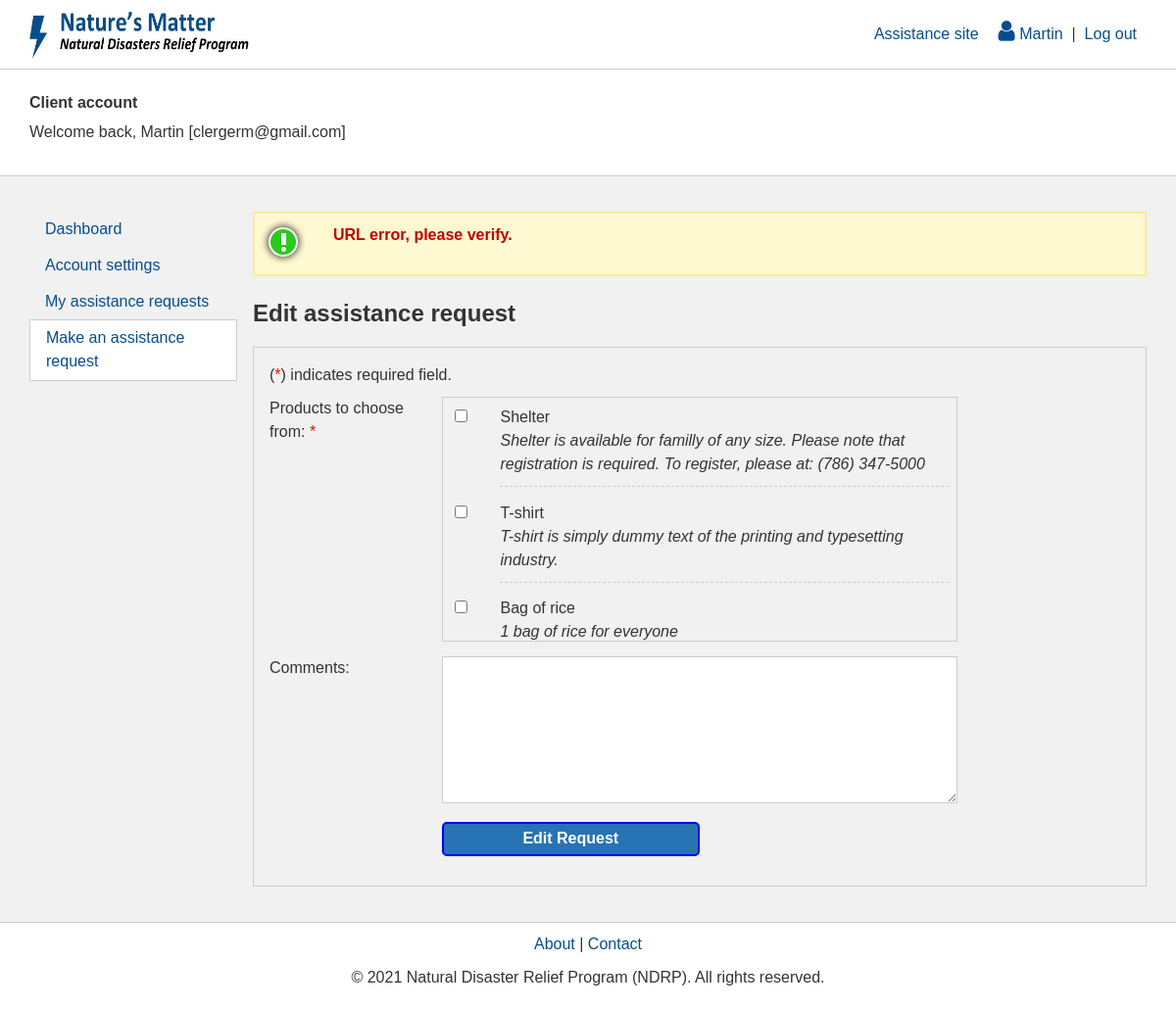
The page /account/assistance/edit-assistance-request.php (signed in) on the database its author committed.
### tables this page shows
CREATE TABLE `product` (
  `prod_id` int(11) NOT NULL,
  `prod_name` varchar(160) NOT NULL,
  `prod_desc` varchar(700) NOT NULL,
  `prod_type_id` tinyint(4) NOT NULL,
  `prod_status_id` tinyint(4) NOT NULL,
  `prod_price` decimal(6,2) NOT NULL,
  `prod_date` date NOT NULL,
  `cat_id` int(11) NOT NULL,
  `emp_id` int(11) NOT NULL
);

### business/product.php (called while the page is built, shortened)
<?php
class Product{
    private $name;
    private $desc;
    function __construct() {
        $this->name = "";
        $this->desc = "";
    }
    public function setName($name) {
        $this->name = $name;
    }
    public function getName() {
        return $this->name;
    }
    public function setDesc($desc) {
        $this->desc = $desc;
    }
    public function getDesc() {
        return $this->desc;
    }
} ?>

### data/product-db.php (called while the page is built, shortened)
<?php
class ProductDB{
    public static function selectProducts($filter = "1", $param = []) {
        $products = [];
        $pdo = DbConnect::getConnection();
        $sql = "SELECT * FROM product WHERE $filter";
        $stmt = $pdo->prepare($sql);
        if ($stmt->execute($param)) {
            $data = $stmt->fetchAll();
            if (count($data) > 0) {
                foreach ($data as $k => $v) {
                    $product = new Product();
                    $product->setId($data[$k]["prod_id"]);
                    $product->setName($data[$k]["prod_name"]);
                    $product->setDesc($data[$k]["prod_desc"]);
                    $product->setTypeId($data[$k]["prod_type_id"]);
                    $product->setStatusId($data[$k]["prod_status_id"]);
                    $product->setPrice($data[$k]["prod_price"]);
                    $product->setDate($data[$k]["prod_date"]);
                    $product->setCatId($data[$k]["cat_id"]);
                    $product->setEmpId($data[$k]["emp_id"]);
                    $products[$data[$k]["prod_id"]] = $product;
                }
            }
        }
        return $products;
    }
} ?>

### controller/assistance-request-controller.php (called while the page is built, shortened)
<?php
include App::FULL_DIR."/business/product.php";
include App::FULL_DIR."/data/product-db.php";
class AssistanceRequestController{
	public static function setContent(){
		$uriParts = pathinfo($_SERVER["REQUEST_URI"]);
		if ($uriParts['filename'] == "add-assistance-request"){
			App::$aside = "Add";
			$filter = "prod_status_id = ?";
			$param = [ProductDB::selectStatus("Active")];
			self::$products = ProductDB::selectProducts($filter, $param);
		} else if ($uriParts['filename'] == "edit-assistance-request"){
			$filter = "prod_status_id = ?";
			$param = [ProductDB::selectStatus("Active")];
			self::$products = ProductDB::selectProducts($filter, $param);
		} else if ($uriParts['filename'] == "my-assistance-requests"){
			App::$aside = "View";
			self::$statuses = AssistanceRequestDB::selectStatuses();
			self::$assReqs = AssistanceRequestDB::selectAssistanceRequests();
		} else if ($uriParts['filename'] == "assistance-requests"){
			App::$aside = "Ass";
			self::$statuses = AssistanceRequestDB::selectStatuses();
			self::$assReqs = AssistanceRequestDB::selectAssistanceRequests();
		}
	}
	public static function execRequest(){
		self::setContent();
	}
}
AssistanceRequestController::execRequest();
?>

### account/assistance/edit-assistance-request.php (the view, shortened to what this page needs)
<?php
include App::FULL_DIR."/controller/assistance-request-controller.php";
include App::FULL_DIR."/account/include/header.php"
?>
<main>
    <section class="acc-content">
        <section id="acc-aside">
        	<?php include App::FULL_DIR."/account/include/side-bar.php" ?>
        </section>
        <section id="acc-content-area">
            <?php if ( isset(App::$msg["success"]) ) { ?>
                <section class="success">
                    <h2><?php echo App::$msg["success"]["title"]; ?></h2>
                    <p><?php echo App::$msg["success"]["bd"]; ?></p>
                </section>
            <?php } else {
                if ( isset(App::$msg["error"]) ) { ?>
                <section class="error">
                    <ul>
                        <?php foreach (App::$msg["error"] as $v) { ?>
                            <li><?php echo $v; ?></li>
                        <?php } ?>
                    </ul>
                </section>
                <?php } ?>
            	<h1>Edit assistance request</h1>
            	<section id="form">
                    <p>(<span class="req">*</span>) indicates required field. </p>
                    <form action="" method="post">
                        <label>Products to choose from: <span class="req">*</span></label>
                        <div id="prod-list">
                            <?php if (count(AssistanceRequestController::$products) > 0) {
                                foreach (AssistanceRequestController::$products as $k => $v) {
                                    $chk = "";
                                        $chk = "checked"; ?>
                                    <div class="checkbox-container">
                                        <input class="checky" type="checkbox" name="assReqProd[<?php echo $k; ?>]"
                                        value="1" <?php echo $chk; ?>>
                                    </div>
                                    <div class="label-container">
                                        <label class="labely"> <?php echo $v->getName(); ?></label>
                                        <p><em><?php echo $v->getDesc(); ?></em></p>
                                    </div><br>
                                <?php } ?>
                            <?php } ?><br>
                        </div><br>
                        <?php
                            if (AssistanceRequestController::$assReq === null){
                                $assReqComment = "";
                            } else {
                                $assReqComment = AssistanceRequestController::$assReq->getComment();
                            } ?>
                        <label>Comments:</label>
                        <textarea id="assReqComment" name="assReqComment" rows="4" cols="50">
                            <?php echo $assReqComment; ?>
                        </textarea><br>
                        <label>&nbsp;</label>
                        <input type="submit" value="Edit Request"/><br>
                    </form>
                </section>
            <?php } ?>
        </section><br>
    </section>
</main>
<?php include App::FULL_DIR."/include/footer.php" ?>

### css/global.css (style rules this page uses)
html, body, div, span, applet, object, iframe, h1, h2, h3, h4, h5, h6, p, blockquote, pre, a, abbr, acronym, address, big, cite, code, del, dfn, em, img, ins, kbd, q, s, samp, small, strike, strong, sub, sup, tt, var, b, u, i, center, dl, dt, dd, ol, ul, li, fieldset, form, label, legend, table, caption, tbody, tfoot, thead, tr, th, td, article, aside, canvas, details, embed, figure, figcaption, footer, header, hgroup, menu, nav, output, ruby, section, summary, time, mark, audio, video { margin: 0; padding: 0; border: 0; font-size: 100%; font: inherit; vertical-align: baseline; }
article, aside, details, figcaption, figure, footer, header, hgroup, menu, nav, section { display: block; }
body { line-height: 1; }
ol, ul { list-style: none; }
.req { color: red; }
*, *:before, *:after { box-sizing: border-box; }
body { font-family: Arial, Helvetica, sans-serif; font-size: 1em; line-height: 1.5; color: #333333; background-color: #FFFFFF; }
h1 { font-size: 1.5em; font-weight: bold; margin: 0 0 0.7em 0; }
p { margin: 0 0 10px 0; }
em { font-style: italic; }
#admin-aside, #acc-aside { float: left; width: 20%; padding-right: 1em; }
#admin-content-area, #acc-content-area { float: left; width: 80%; }
main { background-color: #f1f1f1; border-top: 1px solid #ccc; border-bottom: 1px solid #ccc; padding: 20px 0; }
.main-content, .admin-content, .acc-content { width: 1140px; margin: 0 auto; padding: 1em 0; }
#prod-list { border: 1px solid #ccc; padding: 1em; verflow: auto; }
.error, .failure { background:#FFF9D2 url('../image/error.png') no-repeat scroll 5px 5px; padding: 10px 20px 28px 80px; font-weight:bold; color:#C30000; border:2px solid #FCEA9B; margin-bottom: 20px; min-height: 40px; }
#prod-list, #prod-type, #prod-status,textarea, input[type="text"], input[type="password"], select { width: 60%; margin-bottom: .9em; border: 1px solid #ccc; padding: .5em; }
textarea { height: 150px; }
input[type="submit"], .add-item-th-a { background-color: #2773b3; border-radius: 5px; width: 30%; padding: .4em; border: 2px solid blue; color: #fff; font-size: 16px; font-weight: bold; margin-bottom: .9em; }
#form { border: 1px solid #ccc; padding: 1em; }
#form label:not(.labely) { float: left; width: 20%; margin-bottom: .9em; }
#prod-list, #prod-type, #prod-status, #form input[type="text"], #form input[type="password"], #form input[type="checkbox"]:not(.checky), #form select, #form .checkbox-container, #form .label-container, #form .input-note { float: left; }
#prod-list { height: 250px; overflow: auto; }
#form .checkbox-container { width: 10%; margin-bottom: .9em; }
#form .label-container { width: 90%; margin-bottom: .9em; border-bottom: 1px dashed #ccc; }

### rows shown on the page
product: prod_name "Shelter", prod_desc "Shelter is available for familly of any size. Please note that registration is required. To register, please at: (786) 347-5000"
product: prod_name "T-shirt", prod_desc "T-shirt is simply dummy text of the printing and typesetting industry."
product: prod_name "Bag of rice", prod_desc "1 bag of rice for everyone"

### other values the page prints
$_SESSION['user']['firstName'] "Martin"
$_SESSION['user']['email'] "clergerm@gmail.com"
$v "URL error, please verify."
